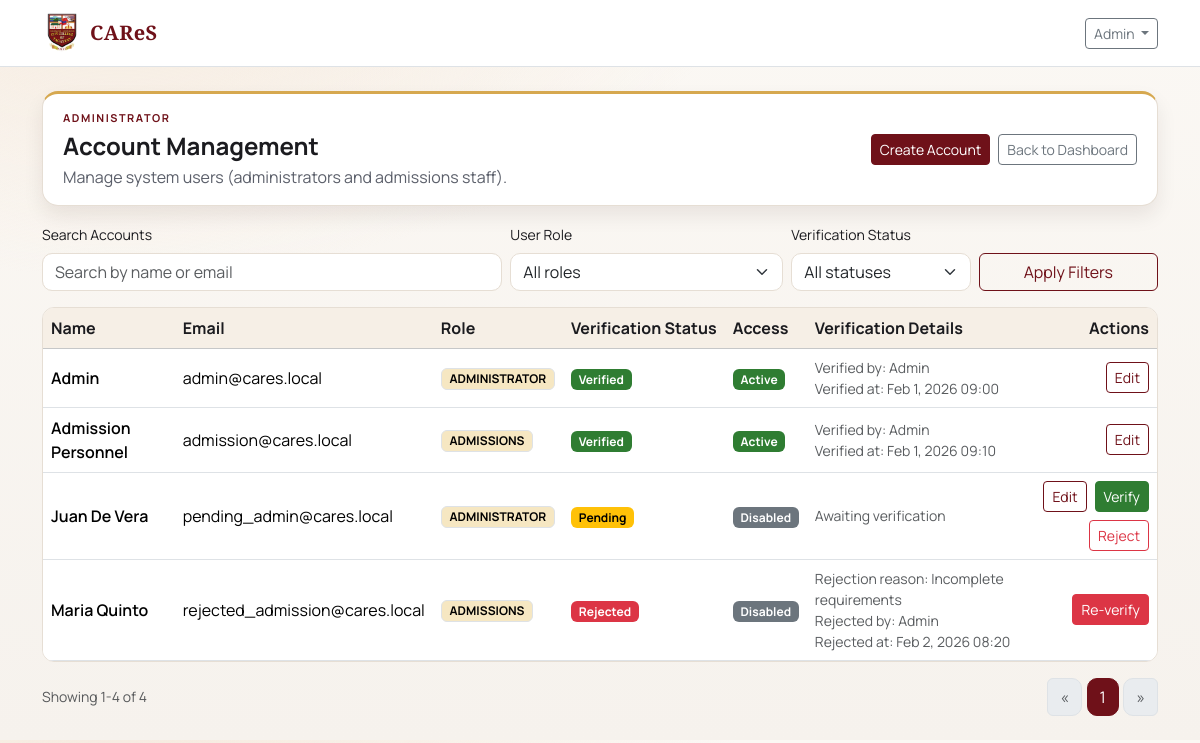
Page /administrator/accounts (signed in) on the earlier database version.
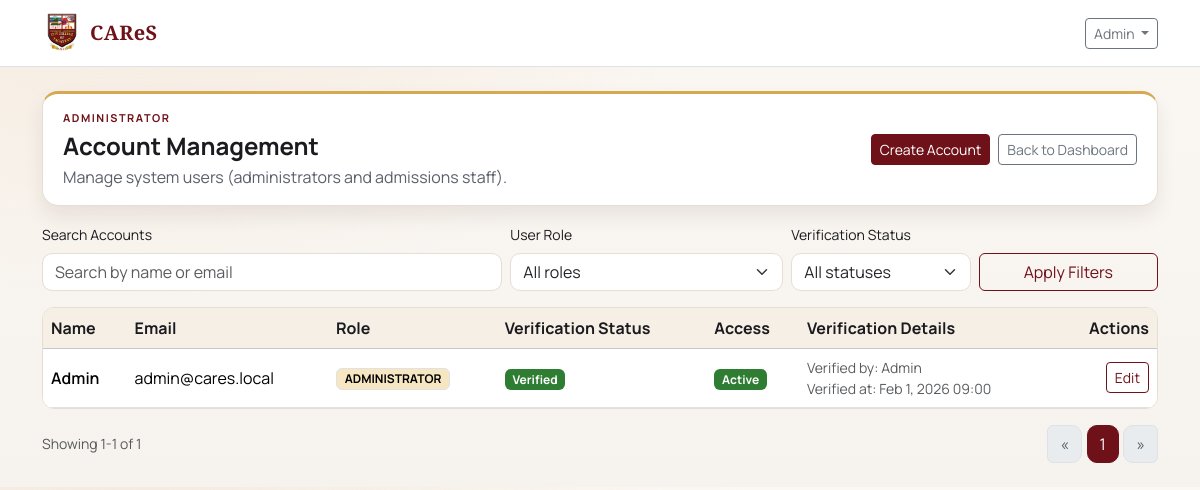
Same page on the later database version.
### tables this page shows
CREATE TABLE users (
    id INT UNSIGNED AUTO_INCREMENT PRIMARY KEY,
    name VARCHAR(150) NOT NULL,
    email VARCHAR(150) NOT NULL UNIQUE,
    password VARCHAR(255) NOT NULL,
    role ENUM('administrator', 'admission') NOT NULL DEFAULT 'admission',
    account_status ENUM('pending', 'verified', 'rejected') NOT NULL DEFAULT 'verified',
    email_verified_at DATETIME NULL,
    verified_by INT UNSIGNED NULL,
    verified_at DATETIME NULL,
    rejected_by INT UNSIGNED NULL,
    rejected_at DATETIME NULL,
    rejection_reason VARCHAR(255) NULL,
    is_active TINYINT(1) NOT NULL DEFAULT 1,
    force_password_change TINYINT(1) NOT NULL DEFAULT 0,
    failed_login_attempts INT UNSIGNED NOT NULL DEFAULT 0,
    locked_until DATETIME NULL,
    is_deleted TINYINT(1) NOT NULL DEFAULT 0,
    created_by INT UNSIGNED NULL,
    updated_by INT UNSIGNED NULL,
    deleted_by INT UNSIGNED NULL,
    created_at TIMESTAMP NOT NULL DEFAULT CURRENT_TIMESTAMP,
    updated_at TIMESTAMP NULL DEFAULT NULL ON UPDATE CURRENT_TIMESTAMP,
    deleted_at DATETIME NULL,
    INDEX idx_users_role (role),
    INDEX idx_users_status (account_status),
    INDEX idx_users_active (is_active),
    INDEX idx_users_deleted (is_deleted)
);

### app/Views/admin/accounts/index.php (the view, shortened to what the changed rows need)
<?php if (!empty($users)): ?>
  <div class="d-none d-md-block">
    <div class="table-responsive">
      <table class="table table-hover align-middle mb-0">
        <thead class="table-light">
          <tr>
            <th>Name</th>
            <th>Email</th>
            <th>Role</th>
            <th>Verification Status</th>
            <th>Access</th>
            <th>Verification Details</th>
            <th class="text-end">Actions</th>
          </tr>
        </thead>
        <tbody>
          <?php foreach ($users as $u): ?>
            <?php
            $isActive = (int)$u['is_active'] === 1;
            $status = (string)($u['account_status'] ?? 'verified');
            $isSystemRole = in_array($u['role'], ['administrator', 'admission'], true);
            $roleLabel = $u['role'] === 'admission'
              ? 'Admissions'
              : ($u['role'] === 'administrator' ? 'Administrator' : ucfirst((string)$u['role']));
            ?>
            <tr>
              <td class="fw-semibold"><?= e($u['name']) ?></td>
              <td><?= e($u['email']) ?></td>
              <td><span class="badge text-bg-light border text-uppercase"><?= e($roleLabel) ?></span></td>
              <td>
                <span class="badge <?= $status === 'verified' ? 'text-bg-success' : ($status === 'rejected' ? 'text-bg-danger' : 'text-bg-warning') ?>">
                  <?= e(ucfirst($status)) ?>
                </span>
              </td>
              <td>
                <span class="badge <?= $isActive ? 'text-bg-success' : 'text-bg-secondary' ?>">
                  <?= $isActive ? 'Active' : 'Disabled' ?>
                </span>
              </td>
              <td class="text-muted small">
                <?php if ($status === 'rejected'): ?>
                  <div>Rejection reason: <?= e((string)($u['rejection_reason'] ?? '')) ?></div>
                  <div>Rejected by: <?= e((string)($u['rejected_by_name'] ?? '-')) ?></div>
                  <div>Rejected at: <?= e(!empty($u['rejected_at']) ? date('M j, Y H:i', strtotime((string)$u['rejected_at'])) : '-') ?></div>
                <?php elseif ($status === 'verified'): ?>
                  <div>Verified by: <?= e((string)($u['verified_by_name'] ?? '-')) ?></div>
                  <div>Verified at: <?= e(!empty($u['verified_at']) ? date('M j, Y H:i', strtotime((string)$u['verified_at'])) : '-') ?></div>
                <?php else: ?>
                  <div>Awaiting verification</div>
                <?php endif; ?>
              </td>
              <td class="text-end">
                <div class="d-flex flex-wrap gap-2 justify-content-end">
                  <?php if ($status !== 'rejected'): ?>
                    <a class="btn btn-outline-primary btn-sm" href="<?= e(BASE_PATH) ?>/administrator/accounts/edit?id=<?= (int)$u['id'] ?>">Edit</a>
                  <?php else: ?>
                    <button
                      class="btn btn-danger btn-sm"
                      type="button"
                      data-bs-toggle="modal"
                      data-bs-target="#reverifyModal"
                      data-id="<?= (int)$u['id'] ?>"
                      data-name="<?= e($u['name']) ?>">
                      Re-verify
                    </button>
                  <?php endif; ?>
                  <?php if ($isSystemRole && $status === 'pending'): ?>
                    <button
                      class="btn btn-success btn-sm"
                      type="button"
                      data-bs-toggle="modal"
                      data-bs-target="#verifyModal"
                      data-id="<?= (int)$u['id'] ?>"
                      data-name="<?= e($u['name']) ?>">
                      Verify
                    </button>
                    <button
                      class="btn btn-outline-danger btn-sm"
                      type="button"
                      data-bs-toggle="modal"
                      data-bs-target="#rejectModal"
                      data-id="<?= (int)$u['id'] ?>"
                      data-name="<?= e($u['name']) ?>">
                      Reject
                    </button>
                  <?php endif; ?>
                </div>
              </td>
            </tr>
          <?php endforeach; ?>
        </tbody>
      </table>
    </div>
  </div>
<?php else: ?>
  <div class="card shadow-sm">
    <div class="card-body text-muted">No matching accounts found.</div>
  </div>
<?php endif; ?>
<?php
$pagination = $pagination ?? null;
require __DIR__ . '/../../partials/pagination.php';
?>

### app/Views/partials/pagination.php (shortened to what the changed rows need)
<?php
$pagination = $pagination ?? null;
$page = (int)($pagination['page'] ?? 1);
$pages = (int)($pagination['pages'] ?? 1);
$total = (int)($pagination['total'] ?? 0);
$from = (int)($pagination['from'] ?? 0);
$to = (int)($pagination['to'] ?? 0);
$basePath = (string)($pagination['basePath'] ?? '');
$query = $pagination['query'] ?? [];
$query = array_filter($query, static fn($value) => $value !== '' && $value !== null);
$buildUrl = static function (int $targetPage) use ($basePath, $query): string {
    $params = $query;
    if ($targetPage > 1) {
        $params['page'] = $targetPage;
    } else {
        unset($params['page']);
    }
    $qs = http_build_query($params);
    return e(BASE_PATH . $basePath . ($qs !== '' ? ('?' . $qs) : ''));
};
$window = 2;
$start = max(1, $page - $window);
$end = min($pages, $page + $window);
?>
<div class="d-flex flex-wrap gap-2 align-items-center justify-content-between mt-3">
  <div class="text-muted small">
    Showing <?= e((string)$from) ?>-<?= e((string)$to) ?> of <?= e((string)$total) ?>
  </div>
  <nav aria-label="Pagination">
    <ul class="pagination mb-0">
      <?php for ($i = $start; $i <= $end; $i++): ?>
        <li class="page-item <?= $i === $page ? 'active' : '' ?>">
          <a class="page-link" href="<?= $i === $page ? '#' : $buildUrl($i) ?>"><?= e((string)$i) ?></a>
        </li>
      <?php endfor; ?>
    </ul>
  </nav>
</div>

Differences in the rows shown:
removed users: name "Admission Personnel", email "admission@cares.local", role "ADMISSIONS", account_status "Verified", is_active "Active", users.name "Admin", verified_at "Feb 1, 2026 09:10"
removed users: name "Juan De Vera", email "pending_admin@cares.local", role "ADMINISTRATOR", account_status "Pending", is_active "Disabled", shows "Awaiting verification"
removed users: name "Maria Quinto", email "rejected_admission@cares.local", role "ADMISSIONS", account_status "Rejected", is_active "Disabled", rejection_reason "Incomplete requirements", users.name "Admin", rejected_at "Feb 2, 2026 08:20"
Other differences:
$to: "4" → "1"
$total: "4" → "1"
